Frame 1 (no input): blank canvas, image omitted
Frame 60 (the mouse pressed at the canvas centre just before this capture): blank canvas, image omitted
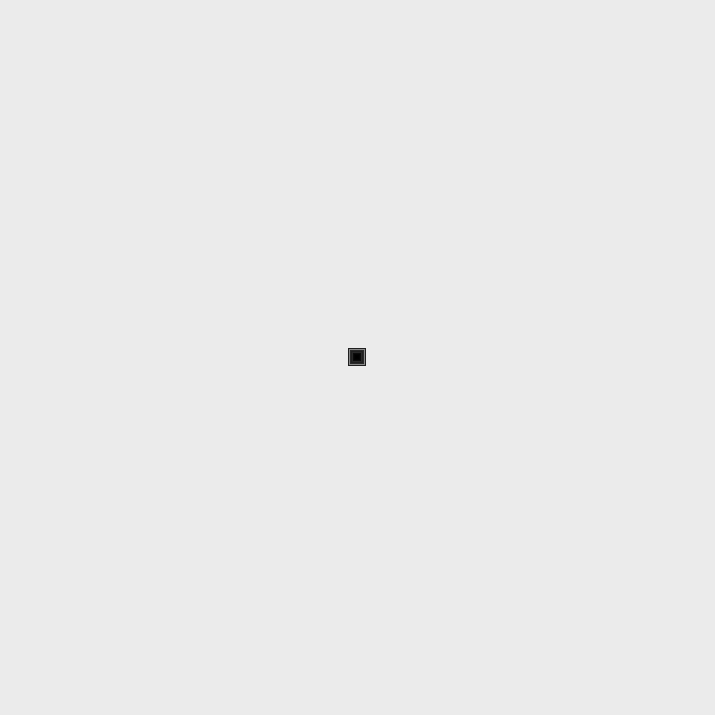
Frame 120 (the mouse held since frame 60 and released just before this capture)

The Processing sketch whose frames 1 and 60 were blank and that drew this single picture after the mouse press (run headless with seeded random() and noise(); from frame 60 on, the mouse is pressed at the canvas centre):

// Processing sketch: processing_11327
// ── processing_11327.pde

int savedTime1;
int savedTime2;
int totalTime1 = 5;
int totalTime2 = 50;
float dia = 1;
float inner = 255;
float twoAlpha = 0;

void setup()   {
  size(715, 715);
  background(235);
  smooth();
  strokeWeight(1);
  frameRate(60);
  savedTime1 = millis();
  savedTime2 = millis();
}
    
    void draw()   {
      color lineColor1 = color(20, 20, 150);
      color lineColor2 = color(random(-20, 20), 150+random(0, 100), random(-20, 20));
      float littleSize = random(5, 25) + abs(pmouseX - mouseX);
       int posX = mouseX;
       int posY = mouseY;
  
  if (mousePressed == true)   {
     int passedTime1 = millis() - savedTime1;
     int passedTime2 = millis() - savedTime2;
     if (passedTime1 > totalTime1)  {
        noFill();
      stroke(0, inner);
      rectMode(CENTER);
      rect(posX, posY, dia, dia);      
      dia = dia * 1.05;
      inner = inner - 10;
      if (inner <= 50)  {
        inner = inner * 3;
      }
      
   savedTime1 = millis();
     }
     
     
     if (passedTime2 > totalTime2)  {
     stroke(0, twoAlpha);
       // noStroke();
      // fill(0, random(10, 75));
      rect(mouseX + random(-200, 600), mouseY + random(-200, 400), littleSize, littleSize);      
    savedTime2 = millis();
    
     }           
   }
 }
    
   
    
    void mouseReleased()   {
      dia = 1;
      inner = 255;
    }
    
    
void keyPressed()   {
    if (key == 'z')  {
       background(235);
    }
    
    if (key == 'a')  {
       twoAlpha = 255;
    }
     if (key == 's')  {
       twoAlpha = 0;
    }
    
  }
    
  
